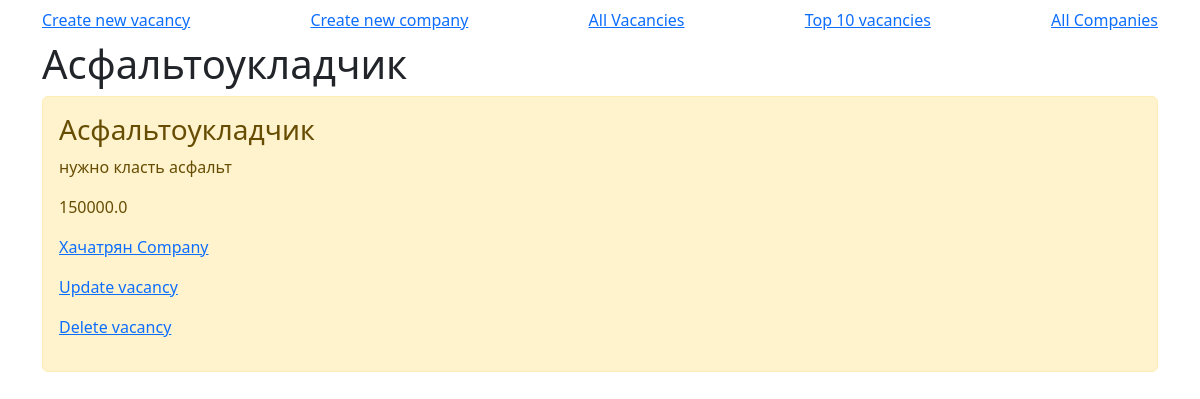
/api/vacancies/3, run on the app's committed database.
### api/models.py (models this page shows, shortened)
class Vacancy(models.Model):
    name = models.CharField('Name of vacancy',max_length=50)
    description = models.TextField('Description')
    salary = models.FloatField('Salary')
    company = models.ForeignKey(Company, on_delete = models.CASCADE)
    class Meta:
        verbose_name = 'Vacancy'
        verbose_name_plural = 'Vacancies'

class Company(models.Model):
    name = models.CharField('Name of company',max_length=50)
    description = models.TextField('Description')
    city = models.CharField('City',max_length=50)
    address = models.TextField('Address')
    class Meta:
        verbose_name = 'Company'
        verbose_name_plural = 'Companies'

### api/views.py (the view)
# urls.py: path('api/vacancies/<int:id>', views.VacancyView.as_view()),
class VacancyView(View):
    def get(self, request,id):
        vacancy = get_object_or_404(Vacancy, id=id)
        return render(request, 'api/vacancy.html',{'title' : vacancy.name, 'vacancy' : vacancy})

### api/templates/api/vacancy.html (shortened to what this page needs)
{% extends 'api/base.html' %}
{% block content %}
    <h1>{{ title }}</h1>
    <div class="alert alert-warning mt-2">
            <h3>{{ vacancy.name }}</h3>
            <p>{{ vacancy.description }}</p>
            <p>{{ vacancy.salary }}</p>
            <a href="/api/companies/{{ vacancy.company.id}}"><p>{{ vacancy.company.name }}</p></a>
            <a href="/api/update/{{vacancy.id}}?type=vacancy"><p>Update vacancy</p></a>
            <a href="/api/delete/{{vacancy.id}}?type=vacancy"><p>Delete vacancy</p></a>
        </div>
{% endblock %}

### data on the page
Vacancy: name "Асфальтоукладчик", description "нужно класть асфальт", salary "150000.0", company.name "Хачатрян Company"
